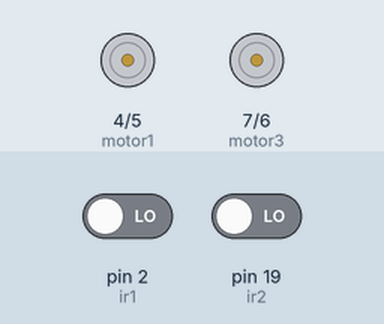
A sketch run on a simulated Arduino Uno, built with avr-gcc and run on an emulated ATmega328P. On the bench: motor-driver pin pairs drawn as motors (green arrow = first pin HIGH = forward, orange = second pin HIGH = backward, longer = more drive, scaled by the enable pin). Inputs (shaded band) come from the test bench; at power-on: pin 2 (ir1) LOW, pin 19 (ir2) LOW.

Above: at 0.5 s.
At 2.2 s:
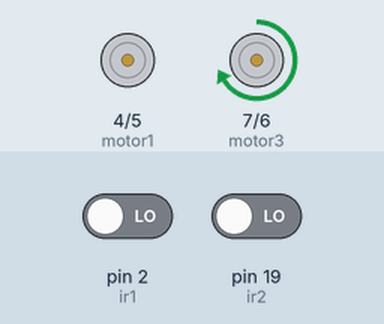
At 4.0 s:
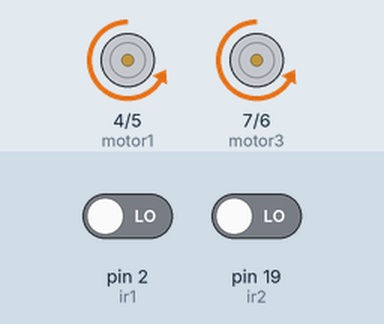
Timing chart, 0 to 5.8 s (numbered marks = the images above):
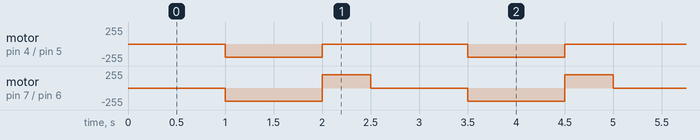

Measured:
- by itself, motor on pin 4 (motor1) / pin 5 (motor2): alternates backward 200/255 for 1.0 s and stopped for 1.5 s
- by itself, motor on pin 7 (motor3) / pin 6 (motor4): repeats every 2.5 s: forward 200/255 0.50 s, stopped 1.0 s, backward 200/255 1.0 s

The sketch:

6_OBSTACLE_AVOIDANCE_ROBOT.ino
```cpp
int ir1 = 2;
int ir2 = 19;
int motor1 = 4;
int motor2 = 5;
int motor3 = 7;
int motor4 = 6;
int enA = 10;
int enB = 9;
void setup() {
pinMode(ir1, INPUT);
pinMode(ir2, INPUT);
pinMode(motor1, OUTPUT);
pinMode(motor2, OUTPUT);
pinMode(motor3, OUTPUT);
pinMode(motor4, OUTPUT);
pinMode(enA, OUTPUT);
pinMode(enB, OUTPUT);
analogWrite(enA, 200);
analogWrite(enB, 200);
Serial.begin(9600);
}
void loop()
{
int statusSensor2 = digitalRead(ir2);
int statusSensor1 = digitalRead(ir1);
if (statusSensor1 == HIGH && statusSensor2== HIGH)
{
Forward();
}
else
{
Stop();
delay(1000);
Backward();
delay(1000);
TurnLeft();
delay(500);
Forward();
}
}
// Functions for robot direction;
void Forward()
{
digitalWrite(motor1, HIGH);
digitalWrite(motor2, LOW);
digitalWrite(motor3, HIGH);
digitalWrite(motor4, LOW);
}
void Backward()
{
digitalWrite(motor1, LOW);
digitalWrite(motor2, HIGH);
digitalWrite(motor3, LOW);
digitalWrite(motor4, HIGH);
}
void TurnLeft()
{
digitalWrite(motor1, LOW);
digitalWrite(motor2, LOW);
digitalWrite(motor3, HIGH);
digitalWrite(motor4, LOW);
}
void Stop()
{
digitalWrite(motor1, LOW);
digitalWrite(motor2, LOW);
digitalWrite(motor3, LOW);
digitalWrite(motor4, LOW);
}
```
